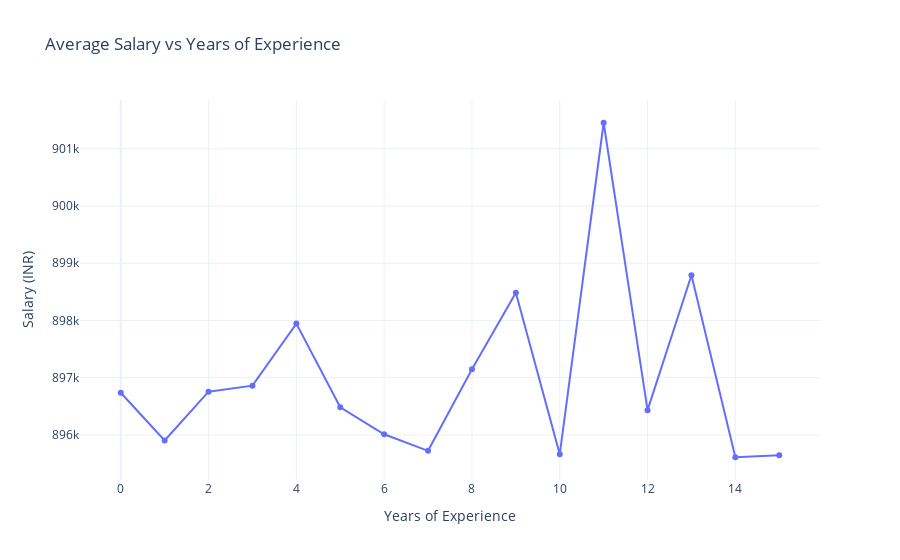

Here is the notebook cell this chart was saved with:
### Markdown cell above
**Q8: How does salary vary with years of experience (Average Salaries)**

### Code cell
# How does salary vary with years of experience (Average Salaries)

Av_S_Ex = df_hr.groupby("Experience_Years")["Salary_INR"].mean().reset_index()

#Representing the info:

fig = px.line(Av_S_Ex,
             x="Experience_Years",
             y="Salary_INR",
             markers=True,
             title="Average Salary vs Years of Experience",
             labels = {"Experience_Years": "Years of Experience", "Salary_INR": "Salary (INR)"})
fig.show()

### Figure 1 — Plotly figure (JSON) as saved in the notebook; plotly's stock layout.template omitted (floating-point values rounded to 4 significant figures)
{"data": [{"hovertemplate": "Years of Experience=%{x}<br>Salary (INR)=%{y}<extra></extra>", "legendgroup": "", "line": {"color": "#636efa", "dash": "solid"}, "marker": {"symbol": "circle"}, "mode": "lines+markers", "name": "", "orientation": "v", "showlegend": false, "type": "scatter", "x": [0, 1, 2, 3, 4, 5, 6, 7, 8, 9, 10, 11, 12, 13, 14, 15], "xaxis": "x", "y": [896700.0, 895900.0, 896800.0, 896900.0, 897900.0, 896500.0, 896000.0, 895700.0, 897100.0, 898500.0, 895700.0, 901500.0, 896400.0, 898800.0, 895600.0, 895600.0], "yaxis": "y"}], "layout": {"legend": {"tracegroupgap": 0}, "title": {"text": "Average Salary vs Years of Experience"}, "xaxis": {"anchor": "y", "domain": [0, 1], "title": {"text": "Years of Experience"}}, "yaxis": {"anchor": "x", "domain": [0, 1], "title": {"text": "Salary (INR)"}}}}
